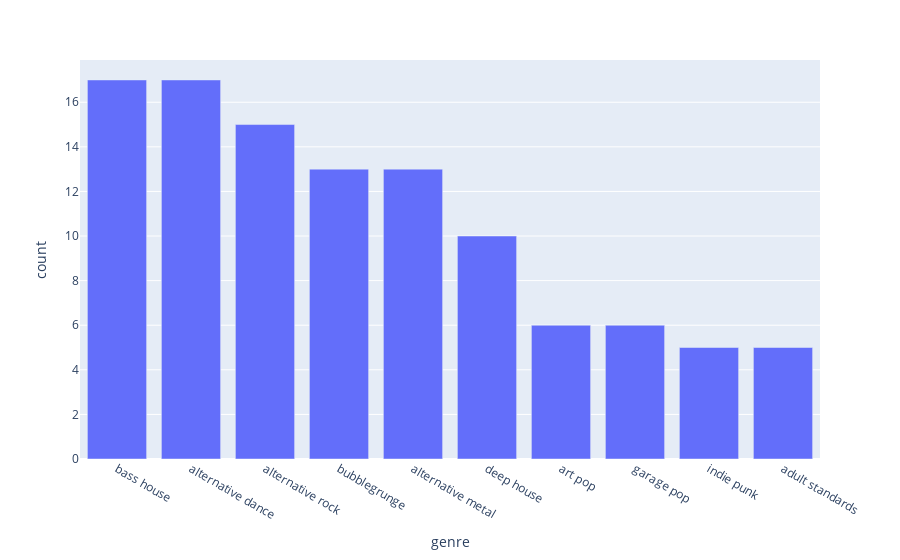

The code cell stored with this chart in its notebook:
### Code cell
fig = px.bar(df_raw.iloc[:10], x='genre', y='count')
fig.show()

### Figure 1 — Plotly figure (JSON) as saved in the notebook; plotly's stock layout.template omitted (floating-point values rounded to 4 significant figures)
{"data": [{"alignmentgroup": "True", "hovertemplate": "genre=%{x}<br>count=%{y}<extra></extra>", "legendgroup": "", "marker": {"color": "#636efa"}, "name": "", "offsetgroup": "", "orientation": "v", "showlegend": false, "textposition": "auto", "type": "bar", "x": ["bass house", "alternative dance", "alternative rock", "bubblegrunge", "alternative metal", "deep house", "art pop", "garage pop", "indie punk", "adult standards"], "xaxis": "x", "y": [17, 17, 15, 13, 13, 10, 6, 6, 5, 5], "yaxis": "y"}], "layout": {"barmode": "relative", "legend": {"tracegroupgap": 0}, "margin": {"t": 60}, "xaxis": {"anchor": "y", "domain": [0, 1], "title": {"text": "genre"}}, "yaxis": {"anchor": "x", "domain": [0, 1], "title": {"text": "count"}}}}
